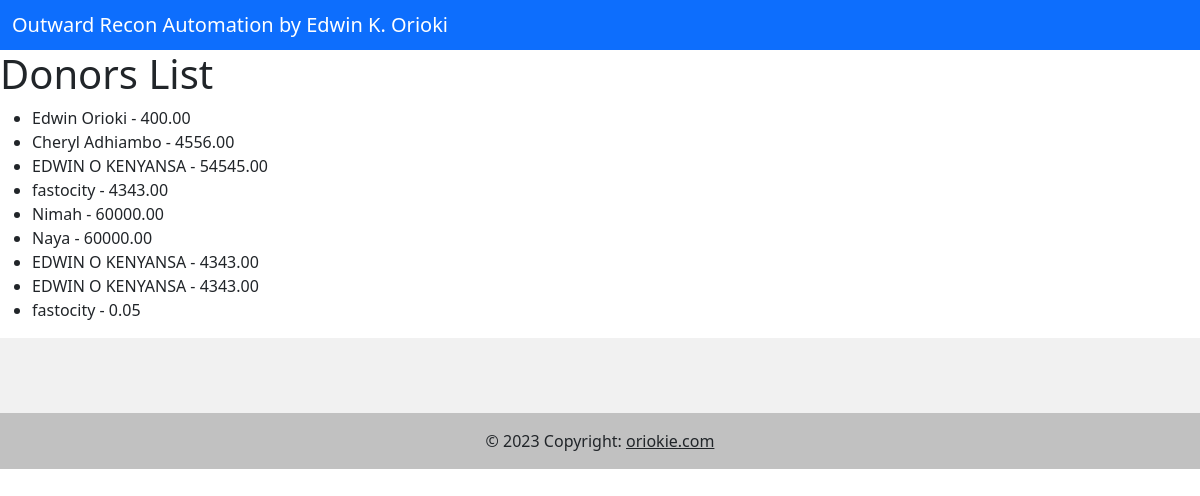
The app's page /tasks/donors_list with its own data.
### tasks/models.py (models this page shows, shortened)
class Donor(models.Model):
    name = models.CharField(max_length=100)
    donation = models.DecimalField(max_digits=10, decimal_places=2)

### tasks/views.py (the view)
# urls.py: path("donors_list", views.donors_list, name="donors_list"),
def donors_list(request):
    donors = Donor.objects.all()
    return render(request, "tasks/donors_list.html", {"donors": donors})

### tasks/templates/tasks/donors_list.html
{% extends "tasks/layout.html" %} {%block body%}
<h1>Donors List</h1>
<ul>
  {% for donor in donors %}
  <li>{{ donor.name }} - {{ donor.donation }}</li>
  {% endfor %}
</ul>
{%endblock%}

### tasks/templates/tasks/layout.html (shortened to what this page needs)
<!DOCTYPE html>
<html lang="en">
  <head>
    <link
      href="https://cdn.jsdelivr.net/npm/bootstrap@5.3.0-alpha1/dist/css/bootstrap.min.css"
      rel="stylesheet"
    />
    <nav class="navbar bg-primary" sticky-top data-bs-theme="dark">
      <div class="container-fluid">
        <span class="navbar-brand mb-0 h1">Outward Recon Automation by Edwin K. Orioki</span>
      </div>
    </nav>
  </head>
  <body>
    {% block body %} {% endblock %}
    <footer class="text-center text-white" style="background-color: #f1f1f1">
      <div class="container pt-4">
        <section class="mb-4">
          <a class="btn btn-link btn-floating btn-lg text-dark m-1" href="#!" role="button" data-mdb-ripple-color="dark"
            ></a>
          <a class="btn btn-link btn-floating btn-lg text-dark m-1" href="#!" role="button" data-mdb-ripple-color="dark"
            ></a>
          <a class="btn btn-link btn-floating btn-lg text-dark m-1" href="#!" role="button" data-mdb-ripple-color="dark"
            ></a>
          <a class="btn btn-link btn-floating btn-lg text-dark m-1" href="#!" role="button" data-mdb-ripple-color="dark"
            ></a>
          <a class="btn btn-link btn-floating btn-lg text-dark m-1" href="#!" role="button" data-mdb-ripple-color="dark"
            ></a>
          <a class="btn btn-link btn-floating btn-lg text-dark m-1" href="#!" role="button" data-mdb-ripple-color="dark"
            ></a>
        </section>
      </div>
      <div class="text-center text-dark p-3" style="background-color: rgba(0, 0, 0, 0.2)">
        © 2023 Copyright:
        <a class="text-dark" href="https://essayprolab.com/">oriokie.com</a>
      </div>
    </footer>
  </body>
</html>

### records on screen
Donor: name "Edwin Orioki", donation "400.00"
Donor: name "Cheryl Adhiambo", donation "4556.00"
Donor: name "EDWIN O KENYANSA", donation "54545.00"
Donor: name "fastocity", donation "4343.00"
Donor: name "Nimah", donation "60000.00"
Donor: name "Naya", donation "60000.00"
Donor: name "EDWIN O KENYANSA", donation "4343.00"
Donor: name "EDWIN O KENYANSA", donation "4343.00"
Donor: name "fastocity", donation "0.05"
